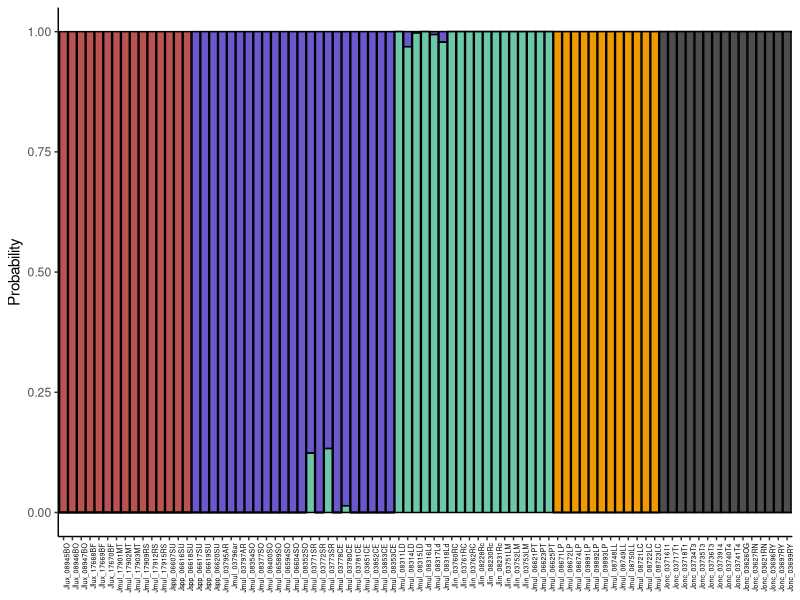
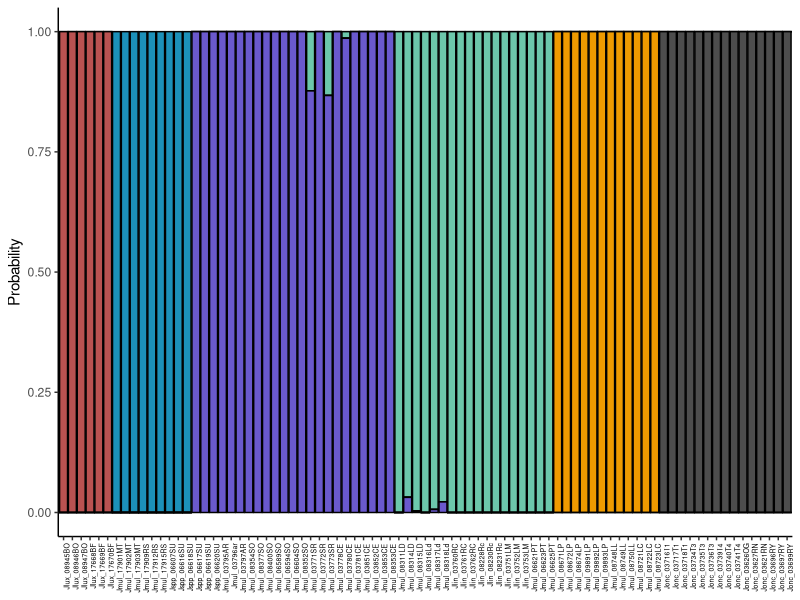
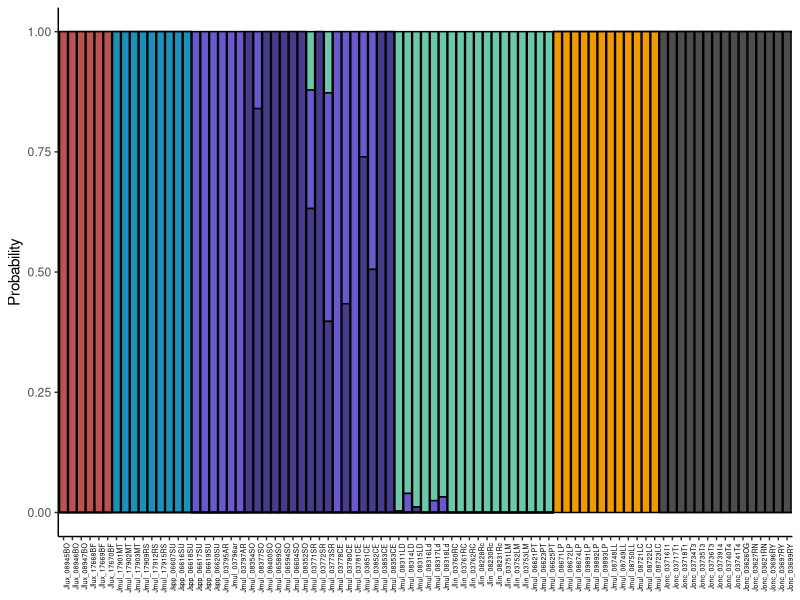

Write R code to recreate these figures, in order.

library(tidyverse)
library(readr)

custom_order = c('Jlux_08945BO', 'Jlux_08946BO', 'Jlux_08947BO', 'Jlux_17668BF', 'Jlux_17669BF', 'Jlux_17670BF', #luxata
                 'Jmul_17901MT', 'Jmul_17902MT', 'Jmul_17903MT', 'Jmul_17909RS', 'Jmul_17912RS', 'Jmul_17915RS', 'Jspp_06607SU', 'Jspp_06616SU', 'Jspp_06618SU', #lineataN
                 'Jspp_06617SU', 'Jspp_06619SU', 'Jspp_06620SU', 'Jmul_03795AR', 'Jmul_03796ar', 'Jmul_03797AR', 'Jmul_08354SO', 'Jmul_08377SO', 'Jmul_08400SO', 'Jmul_06589SO', 'Jmul_06594SO', 'Jmul_06604SO', 'Jmul_08352SO','Jmul_03771SR', 'Jmul_03772SR', 'Jmul_03773SR', 'Jmul_03778CE', 'Jmul_03780CE', 'Jmul_03781CE', 'Jmul_03851CE', 'Jmul_03852CE', 'Jmul_03853CE',  'Jmul_08353CE',  #lineataW
                 'Jmul_08311LD', 'Jmul_08314LD', 'Jmul_08315LD', 'Jmul_08316Ld', 'Jmul_08317Ld', 'Jmul_08318Ld','Jlin_03760RC', 'Jlin_03761RC', 'Jlin_03762RC', 'Jlin_08228Rc', 'Jlin_08230Rc', 'Jlin_08231Rc','Jlin_03751LM', 'Jlin_03752LM', 'Jlin_03753LM',  'Jmul_06621PT','Jmul_06623PT', 'Jmul_06625PT',  #lineataE
                 'Jmul_08671LP', 'Jmul_08672LP', 'Jmul_08674LP', 'Jmul_09891LP', 'Jmul_09892LP', 'Jmul_09893LP','Jmul_08748LL', 'Jmul_08749LL', 'Jmul_08750LL','Jmul_08721LC', 'Jmul_08722LC', 'Jmul_08723LC', #darwini
                 'Jonc_03716T1', 'Jonc_03717T1', 'Jonc_03718T1', 'Jonc_03734T3', 'Jonc_03735T3', 'Jonc_03736T3', 'Jonc_03739T4', 'Jonc_03740T4', 'Jonc_03741T4','Jonc_03626OG', 'Jonc_03627RN', 'Jonc_03621RN','Jonc_03696RY', 'Jonc_03697RY', 'Jonc_03699RY') #onca


#For k=7

K7 <- read_table("data/plink.7.Q.csv", 
                  col_names = FALSE)
popmap<-read.table("popmap.txt")
K7<-cbind(K7,popmap)
long<-K7 %>% 
  pivot_longer(
    cols = c(X1, X2, X3, X4, X5, X6, X7) ,
    names_to = 'Cluster',
    values_to = 'Probability')

long$V1 <- factor(long$V1, levels = custom_order)

K7<-ggplot(long,aes(x=V1,y=Probability,fill=Cluster))+geom_bar(stat='identity',position='stack', color="black")+theme_classic()+ 
  scale_fill_manual(
    values = c("#6CC7AB", "#6a59cdff","slateblue4","#B95251","#1c90b9ff","#4D4D4D","#EE9A00"))+
  labs(x=NULL)+
  theme(legend.position = "none")+
  theme(axis.text.x = element_text(size=5, angle = 90, hjust = 1,colour='black'))

#For k=6

K6 <- read_table("data/plink.6.Q.csv", 
                 col_names = FALSE)
popmap<-read.table("popmap.txt")
K6<-cbind(K6,popmap)


long<-K6 %>% 
  pivot_longer(
    cols = c(X1, X2, X3, X4, X5, X6) ,
    names_to = 'Cluster',
    values_to = 'Probability')

long$V1 <- factor(long$V1, levels = custom_order)

K6<-ggplot(long,aes(x=V1,y=Probability,fill=Cluster))+geom_bar(stat='identity',position='stack', color="black")+theme_classic()+ 
  scale_fill_manual(
    values = c("#1c90b9ff", "#6CC7AB",  "#B95251", "#4D4D4D","#EE9A00","#6a59cdff"))+
  labs(x=NULL)+
  theme(legend.position = "none")+
  theme(axis.text.x = element_text(size=5, angle = 90, hjust = 1,colour='black'))

#For k=5

K5 <- read_table("data/plink.5.Q.csv", 
                 col_names = FALSE)
popmap<-read.table("popmap.txt")
K5<-cbind(K5,popmap)

long<-K5 %>% 
  pivot_longer(
    cols = c(X1, X2, X3, X4, X5) ,
    names_to = 'Cluster',
    values_to = 'Probability')

long$V1 <- factor(long$V1, levels = custom_order)

K5<-ggplot(long,aes(x=V1,y=Probability,fill=Cluster))+geom_bar(stat='identity',position='stack', color="black")+theme_classic()+ 
  scale_fill_manual(
    values = c( "#B95251", "#6a59cdff","#EE9A00",  "#4D4D4D","#6CC7AB"))+
  labs(x=NULL)+
  theme(legend.position = "none")+
  theme(axis.text.x = element_text(size=5, angle = 90, hjust = 1,colour='black'))
